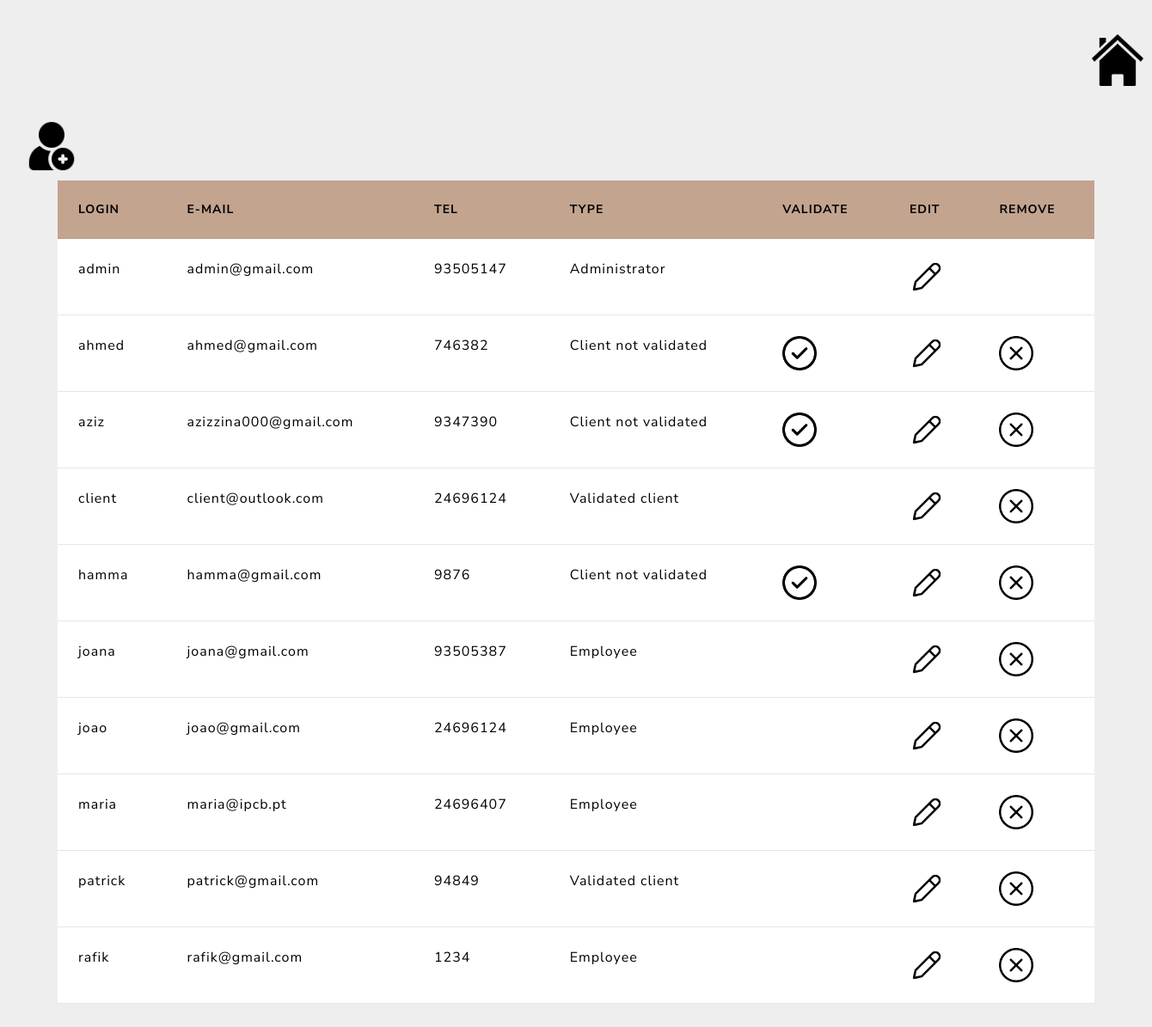
Page /Pages/userManagement.php?state=3 (signed in) on the committed database.
### tables this page shows
CREATE TABLE `user` (
  `Login` varchar(25) NOT NULL,
  `Password` varchar(40) NOT NULL,
  `Name` varchar(30) NOT NULL,
  `Email` varchar(40) NOT NULL,
  `Telephone` int(9) NOT NULL,
  `Type` int(11) NOT NULL
);

### Pages/userManagement.php (the view, shortened to what this page needs)
<!DOCTYPE html>
<html lang="en">
<head>
    <link rel="stylesheet" href="bootstrap.css">
</head>
<body>
    <a href="./homePage.php"><img src="./home.png" alt="home.png" class="button"></a>
    <a href="PgRegister.php"><img src="./add-user.png" alt="home.png" class="button2"></a>
    <div class="table-div">
        <table class="table table-hover">
            <thead style="background-color: #c3a48f;">
                <tr>
                    <th scope="col" style="color: black;">Login</th>
                    <th scope="col" style="color: black;">E-mail</th>
                    <th scope="col" style="color: black;">tel</th>
                    <th scope="col" style="color: black;">Type</th>
                    <th scope="col" style="color: black;">Validate</th>
                    <th scope="col" style="color: black;">Edit</th>
                    <th scope="col" style="color: black;">Remove</th>
                </tr>
            </thead>
            <tbody>
                <?php
                if (isset($_SESSION["login"]) && ($_SESSION["function"] == 1)) {
                    if ($_SESSION["function"] ==1) {
                    $sql = "SELECT * FROM user";
                    $retval = mysqli_query($conn, $sql);
                    while ($row = mysqli_fetch_array($retval)) {
                        echo "<tr class='table-secondary'><td>" . $row['Login'] . "</td>";
                        echo "<td>" . $row['Email'] . "</td>";
                        echo "<td>" . $row['Telephone'] . "</td>";
                        switch ($row['Type']) {
                            case 1:
                                echo "<td>Administrator</td>";
                                break;
                            case 2:
                                echo "<td>Employee</td>";
                                break;
                            case 3:
                                echo "<td>Validated client</td>";
                                break;
                            case 4:
                                echo "<td>Client not validated</td>";
                                break;
                        }
                        if ($row['Type'] != 1) {
                            if ($row['Type'] == 4) {
                                echo "<td><a href='validate.php?val=" . $row['Login'] . "'><img src='check-mark.png' class='management-icon'></a></td>";
                            } else {
                                echo "<td><a href='delete_user.php?val=" . $row['Login'] . "'></a></td>";
                            }
                            echo "<td><a href='Pgedit_user.php?val=" . $row['Login'] . "'><img src='edit.png' class='management-icon'></a></td>";
                            echo "<td><a href='delete_user.php?val=" . $row['Login'] . "'><img src='remove.png' class='management-icon'></a></td>";
                        } else {
                            echo "<td></td>";
                            echo "<td><a href='Pgedit_user.php?val=" . $row['Login'] . "'><img src='edit.png' class='management-icon'></a></td>";
                            echo "<td></td>";
                        }
                        echo "</tr>";
                    }
                }
            }else {
                    header("location:homePage.php?state=3");
                }
                ?>
            </tbody>
        </table>
    </div>
</body>
</html>

### Pages/userManagement.php (style rules this page uses)
body { background: #eee; background-image: url("login-background-img.jpg"); -webkit-background-size: cover; -moz-background-size: cover; -o-background-size: cover; background-size: cover; }
.table-div { margin: 5%; margin-top: 10px; }
.management-icon { width: 40px; height: 40px; }
.button { margin-top: 3%; height: 60px; width: 60px; margin-left: 1270px; }
.button2 { margin-top: 3%; height: 60px; width: 60px; margin-left: 30px; }

### rows in the picture
user: Login "admin", Email "admin@gmail.com", Telephone "93505147", Type "Administrator"
user: Login "ahmed", Email "ahmed@gmail.com", Telephone "746382", Type "Client not validated"
user: Login "aziz", Email "azizzina000@gmail.com", Telephone "9347390", Type "Client not validated"
user: Login "client", Email "client@outlook.com", Telephone "24696124", Type "Validated client"
user: Login "hamma", Email "hamma@gmail.com", Telephone "9876", Type "Client not validated"
user: Login "joana", Email "joana@gmail.com", Telephone "93505387", Type "Employee"
user: Login "joao", Email "joao@gmail.com", Telephone "24696124", Type "Employee"
user: Login "maria", Email "maria@ipcb.pt", Telephone "24696407", Type "Employee"
user: Login "patrick", Email "patrick@gmail.com", Telephone "94849", Type "Validated client"
user: Login "rafik", Email "rafik@gmail.com", Telephone "1234", Type "Employee"
